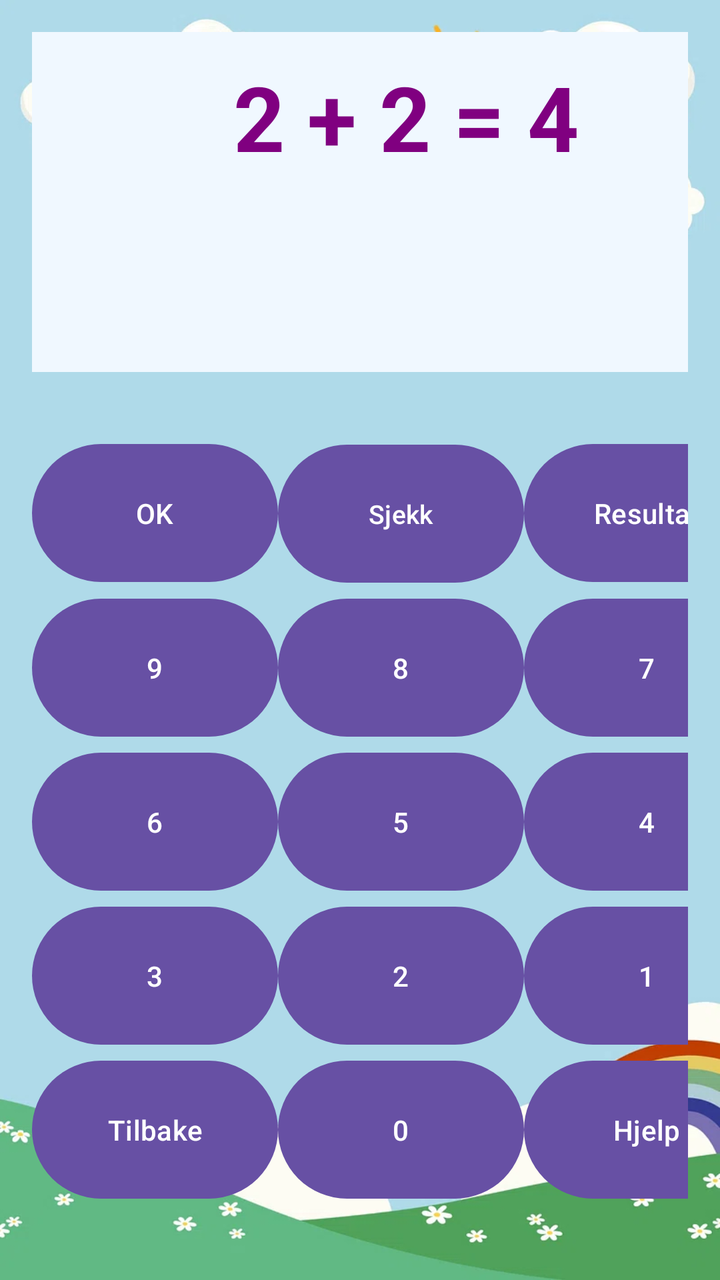
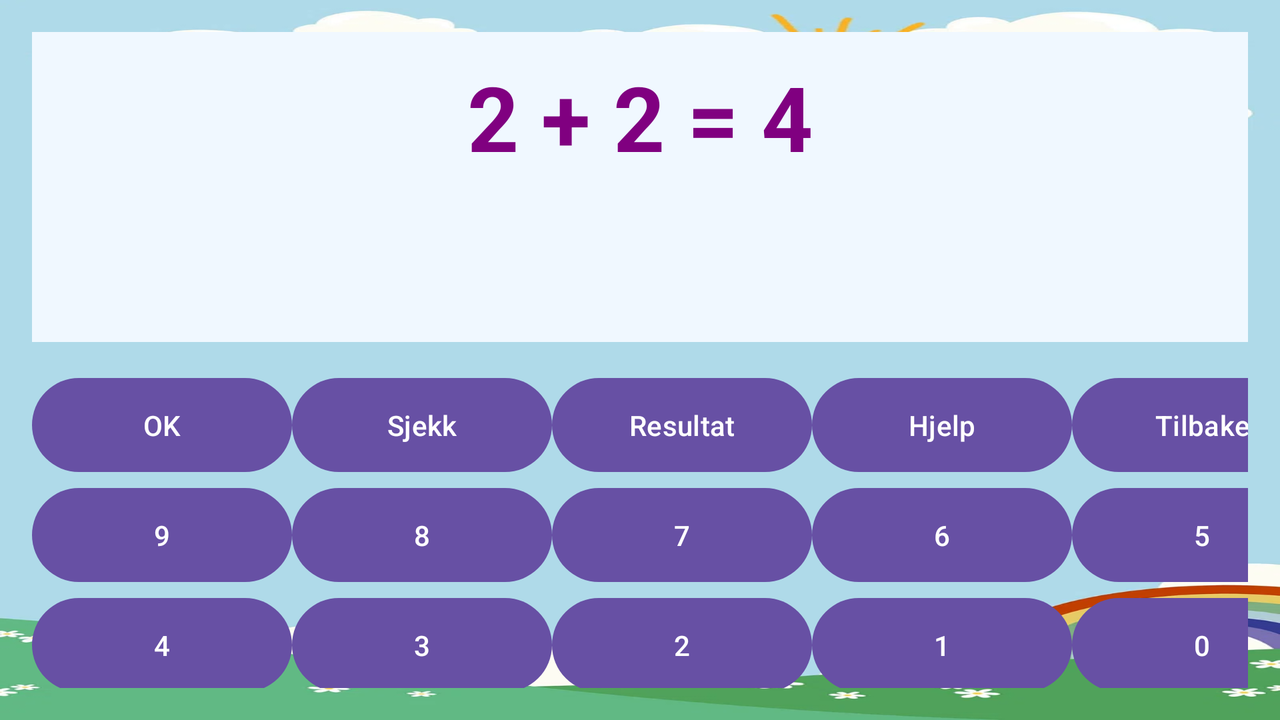

One screen, two layout resources from the same app: the default and the repository's alternative for another configuration. Each is rendered where Android would select it; the XML of both is given below.
<!-- AndroidManifest.xml: application theme Theme.S336154_Mappe1 -->
<!-- res/layout/spill_aktivitet.xml -->
<?xml version="1.0" encoding="utf-8"?>
<RelativeLayout
    xmlns:android="http://schemas.android.com/apk/res/android"
    xmlns:app="http://schemas.android.com/apk/res-auto"
    xmlns:tools="http://schemas.android.com/tools"
    android:layout_width="match_parent"
    android:layout_height="match_parent"
    android:padding="16dp"
    tools:context=".MainActivity"
    android:background="@drawable/img"
    android:orientation="vertical">


    <GridLayout
        android:id="@+id/gridRegnStykke"
        android:layout_width="378dp"
        android:layout_height="175dp"
        android:columnCount="1"
        android:rowCount="2">



        <TextView
            android:id="@+id/tekst_regnstykke"
            android:layout_width="374dp"
            android:layout_height="85dp"
            android:layout_row="0"
            android:layout_column="0"
            android:background="#F0F8FF"
            android:gravity="center"
            android:text="@string/tekst_regnstykke"
            android:textColor="#800080"
            android:textSize="45sp"
            android:textStyle="bold" />

        <EditText
            android:id="@+id/res_textView"
            android:layout_width="374dp"
            android:layout_height="85dp"
            android:layout_row="1"
            android:layout_column="0"
            android:background="#F0F8FF"
            android:gravity="center"
            android:textColor="#006400"
            android:textSize="45sp"
            android:textStyle="bold"
            android:inputType="number"/>

    </GridLayout>


    <GridLayout
        android:layout_width="392dp"
        android:layout_height="396dp"
        android:layout_below="@id/gridRegnStykke"
        android:layout_marginTop="27dp"
        android:columnCount="3"
        android:rowCount="5">


        <Button
            android:id="@+id/avsluttSpill"
            android:layout_width="123dp"
            android:layout_height="77dp"
            android:layout_row="4"
            android:layout_column="0"
            android:text="@string/avslutt_spill" />

        <Button
            android:id="@+id/hjelpSpill"
            android:layout_width="123dp"
            android:layout_height="77dp"
            android:layout_row="4"
            android:layout_column="2"
            android:text="@string/hjelp_spill" />

        <Button
            android:id="@+id/buttonCheck"
            android:layout_width="123dp"
            android:layout_height="77dp"
            android:layout_row="0"
            android:layout_column="1"
            android:textSize="13sp"
            android:text="@string/button_check" />

        <Button
            android:id="@+id/buttonRes"
            android:layout_width="123dp"
            android:layout_height="77dp"
            android:layout_row="0"
            android:layout_column="2"
            android:text="@string/button_res" />


        <Button
            android:id="@+id/buttonOK"
            android:layout_width="123dp"
            android:layout_height="77dp"
            android:layout_row="0"
            android:layout_column="0"
            android:text="@string/button_ok" />

        <Button
            android:id="@+id/button0"
            android:layout_width="123dp"
            android:layout_height="77dp"
            android:layout_row="4"
            android:layout_column="1"
            android:text="0" />

        <Button
            android:id="@+id/button1"
            android:layout_width="123dp"
            android:layout_height="77dp"
            android:layout_row="3"
            android:layout_column="2"
            android:text="1" />

        <Button
            android:id="@+id/button2"
            android:layout_width="123dp"
            android:layout_height="77dp"
            android:layout_row="3"
            android:layout_column="1"
            android:text="2" />

        <Button
            android:id="@+id/button3"
            android:layout_width="123dp"
            android:layout_height="77dp"
            android:layout_row="3"
            android:layout_column="0"
            android:text="3" />

        <Button
            android:id="@+id/button6"
            android:layout_width="123dp"
            android:layout_height="77dp"
            android:layout_row="2"
            android:layout_column="0"
            android:text="6" />

        <Button
            android:id="@+id/button5"
            android:layout_width="123dp"
            android:layout_height="77dp"
            android:layout_row="2"
            android:layout_column="1"
            android:text="5" />

        <Button
            android:id="@+id/button7"
            android:layout_width="123dp"
            android:layout_height="77dp"
            android:layout_row="1"
            android:layout_column="2"
            android:text="7" />

        <Button
            android:id="@+id/button4"
            android:layout_width="123dp"
            android:layout_height="77dp"
            android:layout_row="2"
            android:layout_column="2"
            android:text="4" />

        <Button
            android:id="@+id/button9"
            android:layout_width="123dp"
            android:layout_height="77dp"
            android:layout_row="1"
            android:layout_column="0"
            android:text="9" />

        <Button
            android:id="@+id/button8"
            android:layout_width="123dp"
            android:layout_height="77dp"
            android:layout_row="1"
            android:layout_column="1"
            android:text="8" />

    </GridLayout>
</RelativeLayout>
<!-- resources referenced by this layout -->
<resources>
  <!-- drawable img: png bitmap (drawable, 216733 bytes) -->
  <string name="avslutt_spill"> Tilbake </string>
  <string name="button_check"> Sjekk </string>
  <string name="button_ok"> OK </string>
  <string name="button_res"> Resultat </string>
  <string name="hjelp_spill"> Hjelp </string>
  <string name="tekst_regnstykke"> 2 + 2 = 4</string>
  <style name="Theme.S336154_Mappe1" parent="Base.Theme.S336154_Mappe1" />
  <style name="Base.Theme.S336154_Mappe1" parent="Theme.Material3.DayNight.NoActionBar">
          
          
      </style>
</resources>
<!-- res/layout-land/spill_aktivitet.xml (the repository's variant of the layout above) -->
<!-- drawn on the phone turned sideways -->
<?xml version="1.0" encoding="utf-8"?>
<RelativeLayout
    xmlns:android="http://schemas.android.com/apk/res/android"
    xmlns:app="http://schemas.android.com/apk/res-auto"
    xmlns:tools="http://schemas.android.com/tools"
    android:layout_width="match_parent"
    android:layout_height="match_parent"
    android:padding="16dp"
    tools:context=".MainActivity"
    android:background="@drawable/img"
    android:orientation="horizontal">


    <GridLayout
        android:id="@+id/gridRegnStykke"
        android:layout_width="652dp"
        android:layout_height="160dp"
        android:columnCount="1"
        android:rowCount="2">


        <TextView
            android:id="@+id/tekst_regnstykke"
            android:layout_width="match_parent"
            android:layout_height="85dp"
            android:layout_row="0"
            android:layout_column="0"
            android:background="#F0F8FF"
            android:gravity="center"
            android:text="@string/tekst_regnstykke"
            android:textColor="#800080"
            android:textSize="45sp"
            android:textStyle="bold" />

        <EditText
            android:id="@+id/res_textView"
            android:layout_width="match_parent"
            android:layout_height="70dp"
            android:layout_row="1"
            android:layout_column="0"
            android:background="#F0F8FF"
            android:gravity="center"
            android:inputType="number"
            android:textColor="#006400"
            android:textSize="45sp"
            android:textStyle="bold" />

    </GridLayout>

    <GridLayout
        android:layout_width="697dp"
        android:layout_height="197dp"
        android:layout_below="@id/gridRegnStykke"
        android:layout_marginTop="9dp"
        android:columnCount="5"
        android:rowCount="3">


        <Button
            android:id="@+id/avsluttSpill"
            android:layout_width="130dp"
            android:layout_height="55dp"
            android:layout_row="0"
            android:layout_column="4"
            android:text="@string/avslutt_spill" />

        <Button
            android:id="@+id/hjelpSpill"
            android:layout_width="130dp"
            android:layout_height="55dp"
            android:layout_row="0"
            android:layout_column="3"
            android:text="@string/hjelp_spill" />

        <Button
            android:id="@+id/buttonCheck"
            android:layout_width="130dp"
            android:layout_height="55dp"
            android:layout_row="0"
            android:layout_column="1"
            android:text="@string/button_check" />

        <Button
            android:id="@+id/buttonRes"
            android:layout_width="130dp"
            android:layout_height="55dp"
            android:layout_row="0"
            android:layout_column="2"
            android:text="@string/button_res" />


        <Button
            android:id="@+id/buttonOK"
            android:layout_width="130dp"
            android:layout_height="55dp"
            android:layout_row="0"
            android:layout_column="0"
            android:text="@string/button_ok" />

        <Button
            android:id="@+id/button0"
            android:layout_width="130dp"
            android:layout_height="55dp"
            android:layout_row="2"
            android:layout_column="4"
            android:text="0" />

        <Button
            android:id="@+id/button1"
            android:layout_width="130dp"
            android:layout_height="55dp"
            android:layout_row="2"
            android:layout_column="3"
            android:text="1" />

        <Button
            android:id="@+id/button2"
            android:layout_width="130dp"
            android:layout_height="55dp"
            android:layout_row="2"
            android:layout_column="2"
            android:text="2" />

        <Button
            android:id="@+id/button3"
            android:layout_width="130dp"
            android:layout_height="55dp"
            android:layout_row="2"
            android:layout_column="1"
            android:text="3" />

        <Button
            android:id="@+id/button4"
            android:layout_width="130dp"
            android:layout_height="55dp"
            android:layout_row="2"
            android:layout_column="0"
            android:text="4" />

        <Button
            android:id="@+id/button6"
            android:layout_width="130dp"
            android:layout_height="55dp"
            android:layout_row="1"
            android:layout_column="3"
            android:text="6" />

        <Button
            android:id="@+id/button5"
            android:layout_width="130dp"
            android:layout_height="55dp"
            android:layout_row="1"
            android:layout_column="4"
            android:text="5" />

        <Button
            android:id="@+id/button7"
            android:layout_width="130dp"
            android:layout_height="55dp"
            android:layout_row="1"
            android:layout_column="2"
            android:text="7" />


        <Button
            android:id="@+id/button9"
            android:layout_width="130dp"
            android:layout_height="55dp"
            android:layout_row="1"
            android:layout_column="0"
            android:text="9" />

        <Button
            android:id="@+id/button8"
            android:layout_width="130dp"
            android:layout_height="55dp"
            android:layout_row="1"
            android:layout_column="1"
            android:text="8" />

    </GridLayout>
</RelativeLayout>
